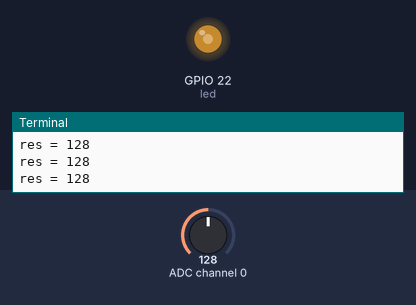
Simulated run of this program. Board: Raspberry Pi (BCM pin numbers). Parts: output pins drawn as LEDs (lit = HIGH), the last lines printed to the terminal. The test bench sets the inputs (shaded band); at power-on: ADC channel 0 = 128 (analog values on the 0–255 scale). Library files of the repository ran but are not shown: ADC0834.py; pins used as bus, display or sensor lines are not drawn.

Above: at 1.2 s.
1.3 s: ADC channel 0 set to 178
At 2.4 s:
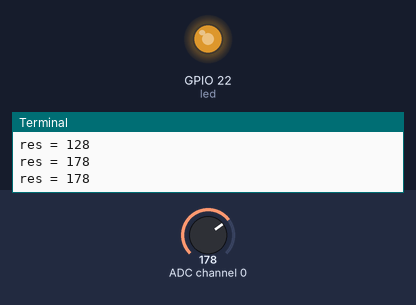
3.0 s: ADC channel 0 set to 224
At 3.7 s:
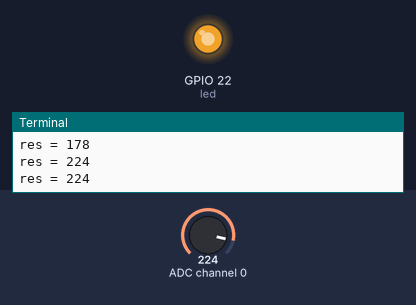
4.5 s: ADC channel 0 set to 30
At 5.1 s:
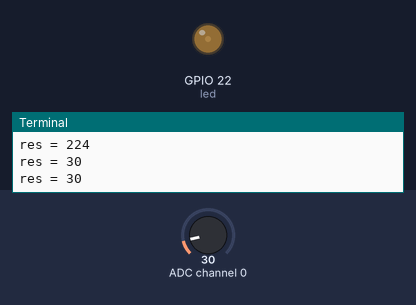
6.0 s: ADC channel 0 set to 0
At 6.4 s:
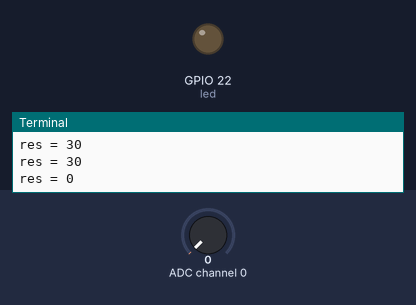
Timing chart, 0 to 8.5 s (numbered marks = the images above; inputs shaded):
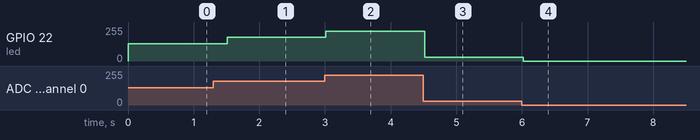

The program:

potentionmeter.py
```python
from gpiozero import PWMLED
import ADC0834
import time

led = PWMLED(22)

ADC0834.setup()

def MAP(x, in_min, in_max, out_min, out_max):

    return (x - in_min) * (out_max - out_min) / (in_max - in_min) + out_min

try:
    while True:
        res = ADC0834.getResult()
        print('res = %d' % res)

        R_val = MAP(res, 0, 255, 0, 100)
        led.value = float(R_val / 100)

        time.sleep(0.5)

except KeyboardInterrupt:
    led.value = 0
```

Measured:
- after the input at 1.3 s, GPIO 22 (led): 128/255 → 178/255 after 0.21 s
- after the input at 3.0 s, GPIO 22 (led): 178/255 → 224/255 at once
- after the input at 4.5 s, GPIO 22 (led): 224/255 → 30/255 at once
- after the input at 6.0 s, GPIO 22 (led): 30/255 → 0/255 at once
